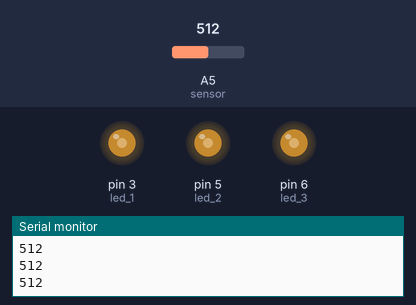
Bench run of a sketch on a simulated Arduino Uno, built with avr-gcc and run on an emulated ATmega328P. Parts: output pins drawn as LEDs (lit = HIGH), the last lines printed to the serial monitor. Inputs (shaded band) come from the test bench; at power-on: A5 (sensor) = 512.

Above: at 1.2 s.
1.3 s: A5 (sensor) set to 716
At 1.6 s:
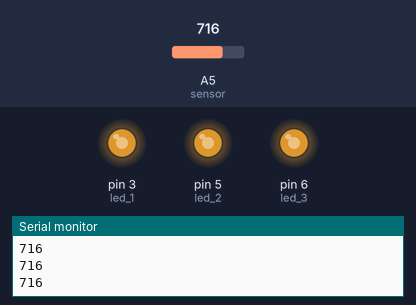
2.8 s: A5 (sensor) set to 900
At 4.0 s:
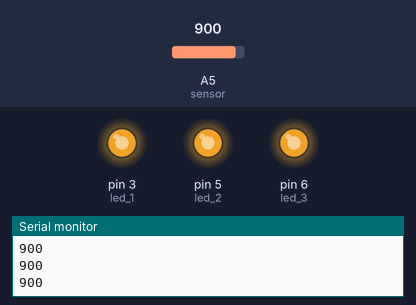
4.3 s: A5 (sensor) set to 122
At 5.5 s:
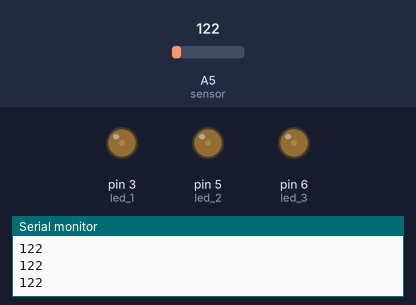
5.8 s: A5 (sensor) set to 0
At 7.0 s:
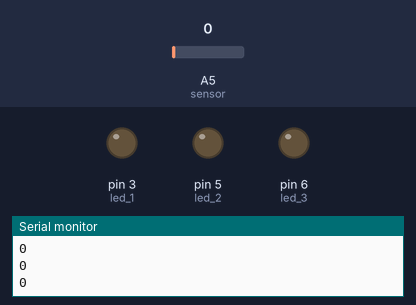
7.3 s: A5 (sensor) set to 511
At 8.4 s:
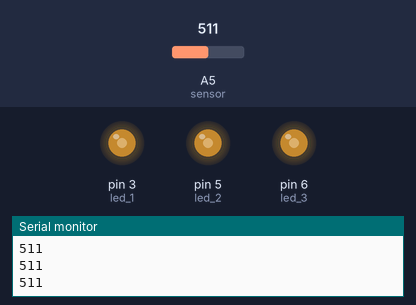
Timing chart, 0 to 9.8 s (numbered marks = the images above; inputs shaded):
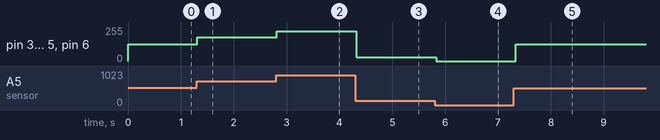

Measured:
- after the input at 1.3 s, pin 3 (led_1), pin 5 (led_2), pin 6 (led_3): 127/255 → 178/255 at once
- after the input at 2.8 s, pin 3 (led_1), pin 5 (led_2), pin 6 (led_3): 178/255 → 224/255 at once
- after the input at 4.3 s, pin 3 (led_1), pin 5 (led_2), pin 6 (led_3): 224/255 → 30/255 at once
- after the input at 5.8 s, pin 3 (led_1), pin 5 (led_2), pin 6 (led_3): 30/255 → 0/255 at once
- after the input at 7.3 s, pin 3 (led_1), pin 5 (led_2), pin 6 (led_3): 0/255 → 127/255 at once

The sketch:

Sensor-LED.ino
```cpp
int sensor = A5;
int led_1= 3;
int led_2 = 5;
int led_3 = 6;


int Sensor_Value = 0;


void setup()
{


  pinMode(led_1, OUTPUT);
  pinMode(led_2, OUTPUT);
  pinMode(led_3, OUTPUT);


  pinMode(sensor, INPUT);
  Serial.begin(9600);
}

void loop()
{
  Sensor_Value = analogRead(A5);
  Serial.println(Sensor_Value);

  analogWrite(led_1, map(Sensor_Value, 0, 1023, 0, 255));
  analogWrite(led_2, map(Sensor_Value, 0, 1023, 0, 255));
  analogWrite(led_3, map(Sensor_Value, 0, 1023, 0, 255));
  delay(100);


}
```
